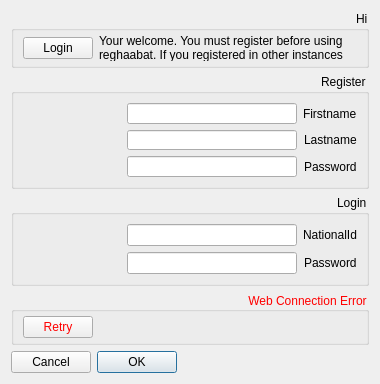
<?xml version="1.0" encoding="UTF-8"?>
<ui version="4.0">
 <class>StartupDialog</class>
 <widget class="QDialog" name="StartupDialog">
  <property name="geometry">
   <rect>
    <x>0</x>
    <y>0</y>
    <width>380</width>
    <height>361</height>
   </rect>
  </property>
  <property name="minimumSize">
   <size>
    <width>380</width>
    <height>0</height>
   </size>
  </property>
  <property name="maximumSize">
   <size>
    <width>380</width>
    <height>16777215</height>
   </size>
  </property>
  <property name="windowTitle">
   <string>Startup</string>
  </property>
  <property name="layoutDirection">
   <enum>Qt::RightToLeft</enum>
  </property>
  <layout class="QVBoxLayout" name="verticalLayout">
   <item>
    <widget class="QGroupBox" name="groupBox_3">
     <property name="maximumSize">
      <size>
       <width>16777215</width>
       <height>57</height>
      </size>
     </property>
     <property name="title">
      <string>Hi</string>
     </property>
     <layout class="QHBoxLayout" name="horizontalLayout">
      <property name="topMargin">
       <number>4</number>
      </property>
      <property name="bottomMargin">
       <number>4</number>
      </property>
      <item>
       <widget class="QLabel" name="label_5">
        <property name="text">
         <string>Your welcome. You must register before using reghaabat. If you registered in other instances please use login button.</string>
        </property>
        <property name="wordWrap">
         <bool>true</bool>
        </property>
       </widget>
      </item>
      <item>
       <widget class="QPushButton" name="bLogin">
        <property name="maximumSize">
         <size>
          <width>70</width>
          <height>16777215</height>
         </size>
        </property>
        <property name="text">
         <string>Login</string>
        </property>
        <property name="icon">
         <iconset resource="resources.qrc">
          <normaloff>:/images/key.png</normaloff>:/images/key.png</iconset>
        </property>
       </widget>
      </item>
     </layout>
    </widget>
   </item>
   <item>
    <widget class="QGroupBox" name="gRegister">
     <property name="title">
      <string>Register</string>
     </property>
     <layout class="QFormLayout" name="formLayout">
      <property name="fieldGrowthPolicy">
       <enum>QFormLayout::AllNonFixedFieldsGrow</enum>
      </property>
      <item row="0" column="0">
       <widget class="QLabel" name="label_2">
        <property name="text">
         <string>Firstname</string>
        </property>
       </widget>
      </item>
      <item row="0" column="1">
       <widget class="QLineEdit" name="eFirstname">
        <property name="maximumSize">
         <size>
          <width>170</width>
          <height>16777215</height>
         </size>
        </property>
       </widget>
      </item>
      <item row="1" column="0">
       <widget class="QLabel" name="label_3">
        <property name="text">
         <string>Lastname</string>
        </property>
       </widget>
      </item>
      <item row="1" column="1">
       <widget class="QLineEdit" name="eLastname">
        <property name="maximumSize">
         <size>
          <width>170</width>
          <height>16777215</height>
         </size>
        </property>
       </widget>
      </item>
      <item row="2" column="0">
       <widget class="QLabel" name="label_6">
        <property name="text">
         <string>Password</string>
        </property>
       </widget>
      </item>
      <item row="2" column="1">
       <widget class="QLineEdit" name="eRegisterPassword">
        <property name="maximumSize">
         <size>
          <width>170</width>
          <height>16777215</height>
         </size>
        </property>
        <property name="echoMode">
         <enum>QLineEdit::Password</enum>
        </property>
       </widget>
      </item>
     </layout>
    </widget>
   </item>
   <item>
    <widget class="QGroupBox" name="gLogin">
     <property name="title">
      <string>Login</string>
     </property>
     <layout class="QFormLayout" name="formLayout_2">
      <item row="0" column="0">
       <widget class="QLabel" name="label">
        <property name="text">
         <string>NationalId</string>
        </property>
       </widget>
      </item>
      <item row="0" column="1">
       <widget class="QLineEdit" name="eNationalId">
        <property name="maximumSize">
         <size>
          <width>170</width>
          <height>16777215</height>
         </size>
        </property>
        <property name="text">
         <string/>
        </property>
       </widget>
      </item>
      <item row="1" column="0">
       <widget class="QLabel" name="label_7">
        <property name="text">
         <string>Password</string>
        </property>
       </widget>
      </item>
      <item row="1" column="1">
       <widget class="QLineEdit" name="eLoginPassword">
        <property name="maximumSize">
         <size>
          <width>170</width>
          <height>16777215</height>
         </size>
        </property>
        <property name="echoMode">
         <enum>QLineEdit::Password</enum>
        </property>
       </widget>
      </item>
     </layout>
    </widget>
   </item>
   <item>
    <widget class="QGroupBox" name="gError">
     <property name="maximumSize">
      <size>
       <width>16777215</width>
       <height>65</height>
      </size>
     </property>
     <property name="styleSheet">
      <string notr="true">color: red;</string>
     </property>
     <property name="title">
      <string>Web Connection Error</string>
     </property>
     <layout class="QHBoxLayout" name="horizontalLayout_2">
      <property name="topMargin">
       <number>4</number>
      </property>
      <property name="bottomMargin">
       <number>4</number>
      </property>
      <item>
       <widget class="QLabel" name="lWebConnection"/>
      </item>
      <item>
       <widget class="QPushButton" name="bRetry">
        <property name="maximumSize">
         <size>
          <width>70</width>
          <height>16777215</height>
         </size>
        </property>
        <property name="text">
         <string>Retry</string>
        </property>
        <property name="icon">
         <iconset resource="resources.qrc">
          <normaloff>:/images/reload.png</normaloff>:/images/reload.png</iconset>
        </property>
       </widget>
      </item>
     </layout>
    </widget>
   </item>
   <item>
    <widget class="QDialogButtonBox" name="buttonBox">
     <property name="standardButtons">
      <set>QDialogButtonBox::Cancel|QDialogButtonBox::Ok</set>
     </property>
    </widget>
   </item>
  </layout>
 </widget>
 <resources>
  <include location="resources.qrc"/>
 </resources>
 <connections/>
</ui>
